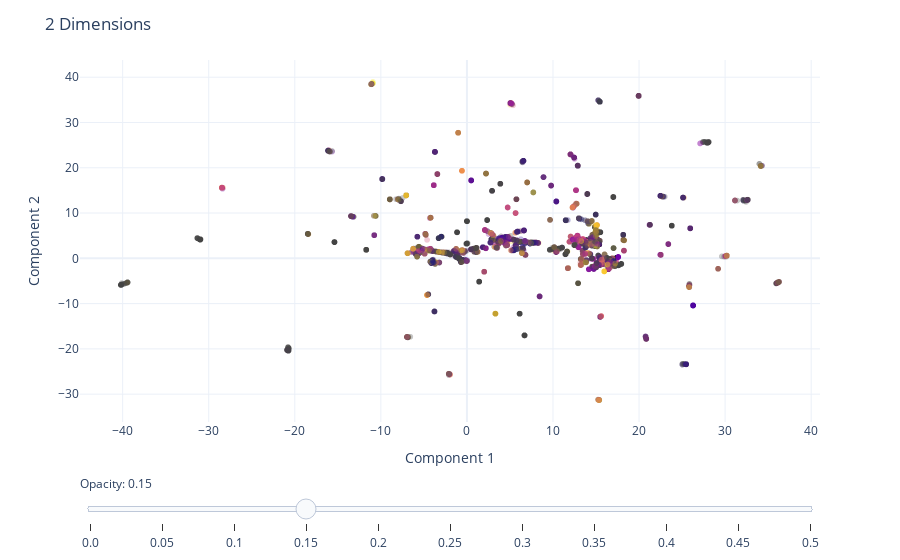

Notebook source saved alongside this figure:
### Code cell
# Plot the training points
fig = px.scatter(
    data_frame = train_2d,
    x = "Component 1",
    y = "Component 2", # Change components to visualize each of the 30 dimensions
    color = "Media Cluster",
    hover_data = ["taxon_id", "Target", "KMeans Cluster"],
    opacity = 0.3
) 

# Add the test points as a scatter trace
fig.add_trace(
    go.Scatter(
        x=test_2d["Component 1"],  # x coordinates
        y=test_2d["Component 2"],  # y coordinates
        mode='markers',
        marker=dict(
            color='black',  
            size=5,  
            opacity=1.0 
        ),
        text=test_2d["taxon_id"]  # marker hover text
    )
)

# Opacity slider
steps = []
for i in range(11):  # 0 to 1 in steps of 0.1
    step = dict(
        method="restyle",
        args=[{"marker.opacity": [i/20]}, [0]],  # Adjust opacity of the first trace only
        label=str(i/20)
    )
    steps.append(step)
sliders = [dict(
    active=3,  # initial value corresponding to opacity=0.3
    currentvalue={"prefix": "Opacity: "},
    pad={"t": 50},
    steps=steps
)]

fig.update_coloraxes(showscale=False)
fig.update_layout(
    sliders=sliders,
    title="2 Dimensions",
    template="plotly_white",
    showlegend=False
)

fig.show()

### Figure 1 — Plotly figure (JSON) as saved in the notebook; plotly's stock layout.template omitted (floating-point values rounded to 4 significant figures; data arrays with more than 128 entries replaced by an {"elided": "..."} marker saying what was removed)
{"data": [{"customdata": {"elided": "8464x3 mixed values"}, "hovertemplate": "Component 1=%{x}<br>Component 2=%{y}<br>taxon_id=%{customdata[0]}<br>Target=%{customdata[1]}<br>KMeans Cluster=%{customdata[2]}<br>Media Cluster=%{marker.color}<extra></extra>", "legendgroup": "", "marker": {"color": {"elided": "8464 int values"}, "coloraxis": "coloraxis", "opacity": 0.3, "symbol": "circle"}, "mode": "markers", "name": "", "showlegend": false, "type": "scattergl", "x": {"elided": "8464 float values"}, "xaxis": "x", "y": {"elided": "8464 float values"}, "yaxis": "y"}, {"marker": {"color": "black", "opacity": 1, "size": 5}, "mode": "markers", "text": {"elided": "247 str values"}, "type": "scatter", "x": {"elided": "247 float values"}, "y": {"elided": "247 float values"}}], "layout": {"coloraxis": {"colorbar": {"title": {"text": "Media Cluster"}}, "colorscale": [[0, "#0d0887"], [0.1111, "#46039f"], [0.2222, "#7201a8"], [0.3333, "#9c179e"], [0.4444, "#bd3786"], [0.5556, "#d8576b"], [0.6667, "#ed7953"], [0.7778, "#fb9f3a"], [0.8889, "#fdca26"], [1, "#f0f921"]], "showscale": false}, "legend": {"tracegroupgap": 0}, "margin": {"t": 60}, "showlegend": false, "sliders": [{"active": 3, "currentvalue": {"prefix": "Opacity: "}, "pad": {"t": 50}, "steps": [{"args": [{"marker.opacity": [0]}, [0]], "label": "0.0", "method": "restyle"}, {"args": [{"marker.opacity": [0.05]}, [0]], "label": "0.05", "method": "restyle"}, {"args": [{"marker.opacity": [0.1]}, [0]], "label": "0.1", "method": "restyle"}, {"args": [{"marker.opacity": [0.15]}, [0]], "label": "0.15", "method": "restyle"}, {"args": [{"marker.opacity": [0.2]}, [0]], "label": "0.2", "method": "restyle"}, {"args": [{"marker.opacity": [0.25]}, [0]], "label": "0.25", "method": "restyle"}, {"args": [{"marker.opacity": [0.3]}, [0]], "label": "0.3", "method": "restyle"}, {"args": [{"marker.opacity": [0.35]}, [0]], "label": "0.35", "method": "restyle"}, {"args": [{"marker.opacity": [0.4]}, [0]], "label": "0.4", "method": "restyle"}, {"args": [{"marker.opacity": [0.45]}, [0]], "label": "0.45", "method": "restyle"}, {"args": [{"marker.opacity": [0.5]}, [0]], "label": "0.5", "method": "restyle"}]}], "title": {"text": "2 Dimensions"}, "xaxis": {"anchor": "y", "domain": [0, 1], "title": {"text": "Component 1"}}, "yaxis": {"anchor": "x", "domain": [0, 1], "title": {"text": "Component 2"}}}}
